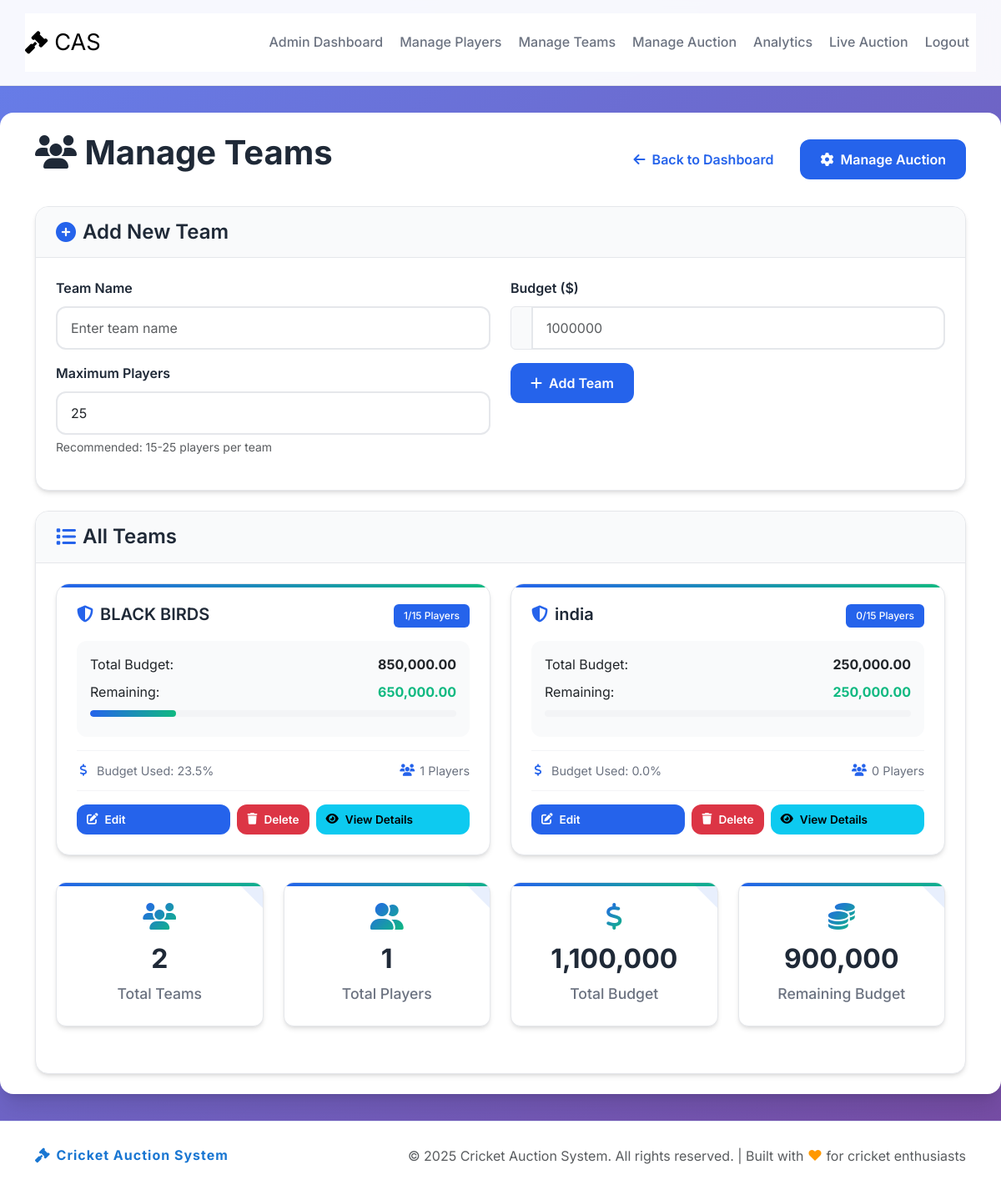
/admin/teams.php (signed in), run on the app's committed database.
### tables this page shows
CREATE TABLE `teams` (
  `id` int(11) NOT NULL,
  `name` varchar(100) NOT NULL,
  `logo` varchar(255) DEFAULT NULL,
  `budget` decimal(10,2) NOT NULL,
  `remaining_budget` decimal(10,2) NOT NULL,
  `max_players` int(11) NOT NULL DEFAULT 25,
  `created_at` timestamp NOT NULL DEFAULT current_timestamp(),
  `role` text NOT NULL DEFAULT 'team'
);

### config/functions.php (called while the page is built, shortened)
<?php
require_once 'database.php';
function getTeams() {
    global $pdo;
    $stmt = $pdo->query("SELECT * FROM teams ORDER BY name");
    return $stmt->fetchAll(PDO::FETCH_ASSOC);
}
function getTeamPlayers($teamId) {
    global $pdo;
    $stmt = $pdo->prepare("SELECT * FROM players WHERE sold_to = ?");
    $stmt->execute([$teamId]);
    return $stmt->fetchAll(PDO::FETCH_ASSOC);
}
?>

### admin/teams.php (the view, shortened to what this page needs)
<?php
require_once '../config/database.php';
require_once '../config/functions.php';
$editTeam = null;
$teams = getTeams();
?>
<?php include_once '../includes/header.php' ?>
    <div class="main-container">
        <div class="container py-4">
            <div class="d-flex justify-content-between align-items-center mb-4">
                <h1><i class="fas fa-users"></i> Manage Teams</h1>
                <div class="d-flex gap-2">
                    <a href="dashboard.php" class="btn btn-outline-primary">
                        <i class="fas fa-arrow-left"></i> Back to Dashboard
                    </a>
                    <a href="manage_auction.php" class="btn btn-primary">
                        <i class="fas fa-cog"></i> Manage Auction
                    </a>
                </div>
            </div>
            <div class="card mb-4">
                <div class="card-header">
                    <h3>
                        <i class="fas fa-<?php echo $editTeam ? 'edit' : 'plus-circle'; ?>"></i>
                        <?php echo $editTeam ? 'Edit Team' : 'Add New Team'; ?>
                    </h3>
                </div>
                <div class="card-body">
                    <form method="post" action="">
                        <div class="row">
                            <div class="col-md-6">
                                <div class="mb-3">
                                    <label for="name" class="form-label">Team Name</label>
                                    <input type="text" class="form-control" id="name" name="name"
                                           value="<?php echo $editTeam ? htmlspecialchars($editTeam['name']) : ''; ?>"
                                           placeholder="Enter team name" required>
                                </div>
                            </div>
                            <div class="col-md-6">
                                <div class="mb-3">
                                    <label for="budget" class="form-label">Budget ($)</label>
                                    <div class="input-group">
                                        <span class="input-group-text"></span>
                                        <input type="number" class="form-control" id="budget" name="budget"
                                               value="<?php echo $editTeam ? $editTeam['budget'] : ''; ?>"
                                               min="0" step="1000" placeholder="1000000" required>
                                    </div>
                                </div>
                            </div>
                        </div>
                        <div class="row">
                            <div class="col-md-6">
                                <div class="mb-3">
                                    <label for="max_players" class="form-label">Maximum Players</label>
                                    <input type="number" class="form-control" id="max_players" name="max_players"
                                           value="<?php echo $editTeam ? $editTeam['max_players'] : '25'; ?>"
                                           min="1" max="50" required>
                                    <div class="form-text">Recommended: 15-25 players per team</div>
                                </div>
                            </div>
                            <div class="col-md-6">
                                <div class="mb-3 d-flex align-items-end">
                                    <div class="d-flex gap-2">
                                        <button type="submit" name="<?php echo $editTeam ? 'edit_team' : 'add_team'; ?>"
                                                class="btn btn-primary">
                                            <i class="fas fa-<?php echo $editTeam ? 'save' : 'plus'; ?>"></i>
                                            <?php echo $editTeam ? 'Update Team' : 'Add Team'; ?>
                                        </button>
                                    </div>
                                </div>
                            </div>
                        </div>
                    </form>
                </div>
            </div>
            <div class="card">
                <div class="card-header">
                    <h3><i class="fas fa-list"></i> All Teams</h3>
                </div>
                <div class="card-body">
                    <?php if (empty($teams)): ?>
                        <div class="text-center text-muted py-5">
                            <i class="fas fa-users fa-4x mb-3"></i>
                            <h4>No Teams Found</h4>
                            <p>Start by adding your first team using the form above.</p>
                        </div>
                    <?php else: ?>
                        <div class="team-grid">
                            <?php foreach ($teams as $team): ?>
                                <div class="team-card">
                                    <div class="team-header">
                                        <h4><i class="fas fa-shield-alt"></i> <?php echo htmlspecialchars($team['name']); ?></h4>
                                        <div class="team-status">
                                            <span class="badge bg-primary"><?php echo count(getTeamPlayers($team['id'])); ?>/<?php echo $team['max_players']; ?> Players</span>
                                        </div>
                                    </div>
                                    <div class="team-budget">
                                        <div class="budget-info">
                                            <div class="d-flex justify-content-between mb-2">
                                                <span>Total Budget:</span>
                                                <span class="fw-bold"><?php echo number_format($team['budget'], 2); ?></span>
                                            </div>
                                            <div class="d-flex justify-content-between mb-2">
                                                <span>Remaining:</span>
                                                <span class="fw-bold text-success"><?php echo number_format($team['remaining_budget'], 2); ?></span>
                                            </div>
                                            <div class="budget-bar">
                                                <div class="budget-spent" style="width: <?php echo $team['budget'] > 0 ? (($team['budget'] - $team['remaining_budget']) / $team['budget']) * 100 : 0; ?>%"></div>
                                            </div>
                                        </div>
                                    </div>
                                    <div class="team-stats">
                                        <div class="stat-item">
                                            <i class="fas fa-dollar-sign"></i>
                                            <span>Budget Used: <?php echo $team['budget'] > 0 ? number_format((($team['budget'] - $team['remaining_budget']) / $team['budget']) * 100, 1) : 0; ?>%</span>
                                        </div>
                                        <div class="stat-item">
                                            <i class="fas fa-users"></i>
                                            <span><?php echo count(getTeamPlayers($team['id'])); ?> Players</span>
                                        </div>
                                    </div>
                                    <div class="team-actions">
                                        <a href="teams.php?edit=<?php echo $team['id']; ?>" class="btn btn-sm btn-primary">
                                            <i class="fas fa-edit"></i> Edit
                                        </a>
                                        <form method="post" action="" style="display: inline;">
                                            <button type="submit" name="delete_team" class="btn btn-sm btn-danger"
                                                    onclick="return confirm('Are you sure you want to delete this team? This action cannot be undone.')">
                                                <i class="fas fa-trash"></i> Delete
                                            </button>
                                        </form>
                                        <a href="team_details.php?id=<?php echo $team['id']; ?>" class="btn btn-sm btn-info">
                                            <i class="fas fa-eye"></i> View Details
                                        </a>
                                    </div>
                                </div>
                            <?php endforeach; ?>
                        </div>
                        <div class="mt-4">
                            <div class="dashboard-stats">
                                <div class="stat-card">
                                    <i class="fas fa-users"></i>
                                    <h3><?php echo count($teams); ?></h3>
                                    <p>Total Teams</p>
                                </div>
                                <div class="stat-card">
                                    <i class="fas fa-user-friends"></i>
                                    <h3><?php echo array_sum(array_map(fn($team) => count(getTeamPlayers($team['id'])), $teams)); ?></h3>
                                    <p>Total Players</p>
                                </div>
                                <div class="stat-card">
                                    <i class="fas fa-dollar-sign"></i>
                                    <h3><?php echo number_format(array_sum(array_column($teams, 'budget')), 0); ?></h3>
                                    <p>Total Budget</p>
                                </div>
                                <div class="stat-card">
                                    <i class="fas fa-coins"></i>
                                    <h3><?php echo number_format(array_sum(array_column($teams, 'remaining_budget')), 0); ?></h3>
                                    <p>Remaining Budget</p>
                                </div>
                            </div>
                        </div>
                    <?php endif; ?>
                </div>
            </div>
        </div>
    </div>
    <?php include '../includes/footer.php'; ?>
</body>
</html>

### data on the page
teams: name "BLACK BIRDS", count(getTeamPlayers($team['id'])) "1", max_players "15", budget "850,000.00", remaining_budget "650,000.00", (($team['budget'] - $team['remaining_budget']) / $team['budget']) * 100 "23.5"
teams: name "india", count(getTeamPlayers($team['id'])) "0", max_players "15", budget "250,000.00", remaining_budget "250,000.00", (($team['budget'] - $team['remaining_budget']) / $team['budget']) * 100 "0.0"

### other printed values
count($teams) "2"
array_sum(array_column($teams, 'budget')) "1,100,000"
array_sum(array_column($teams, 'remaining_budget')) "900,000"
